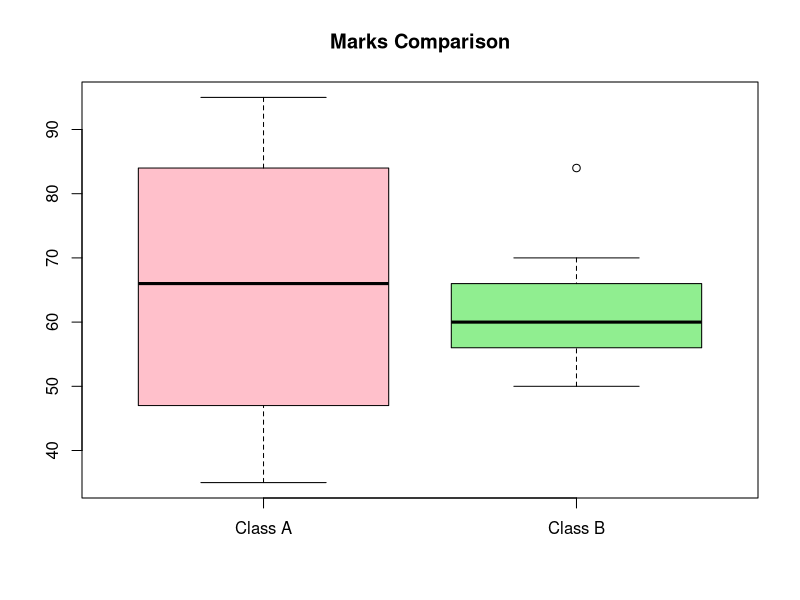

Source code (R):
ClassA <- c(76,35,47,64,95,66,89,36,84)
ClassB <- c(51,56,84,60,59,70,63,66,50)

mean(ClassA)
mean(ClassB)

median(ClassA)
median(ClassB)

range(ClassA)
range(ClassB)

diff(range(ClassA))
diff(range(ClassB))

boxplot(ClassA, ClassB,
        names = c("Class A", "Class B"),
        col = c("pink", "lightgreen"),
        main = "Marks Comparison")

cat("Compare the median, spread and outliers using the boxplot.\n")
